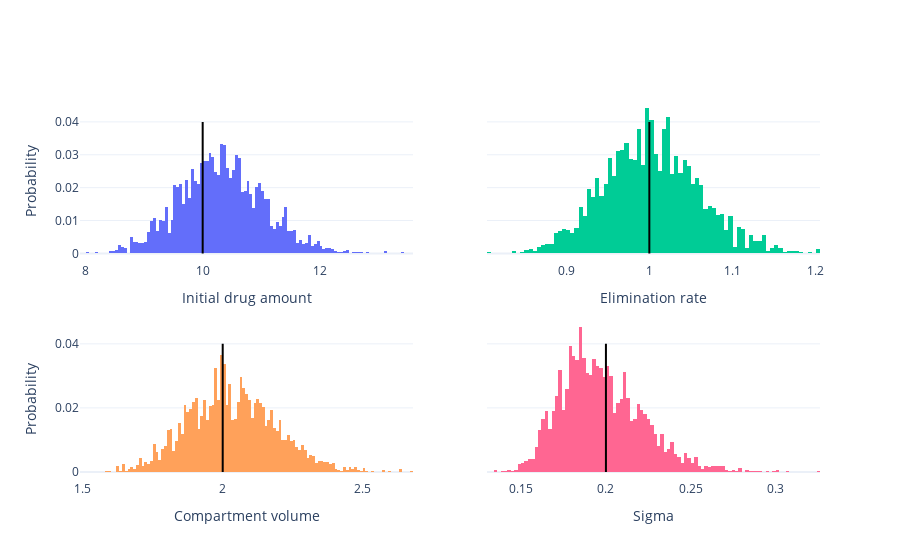

The notebook cell saved with this chart:
### Code cell
from plotly.subplots import make_subplots

# Discard warmup iterations
warmup = 3000  # This number is not arbitrary but was carefully chosen
posterior_samples = posterior_samples.sel(draw=slice(warmup, n_iterations))

# Visualise posteriors
fig = make_subplots(rows=2, cols=2, shared_yaxes=True)
fig.add_trace(
    go.Histogram(
        name='Posterior samples',
        x=posterior_samples['central.drug_amount'].values.flatten(),
        histnorm='probability',
        showlegend=False
    ),
    row=1,
    col=1
)
fig.add_trace(
    go.Scatter(
        name='Data-generating parameters',
        x=[true_parameters[0]]*2,
        y=[0, 0.04],
        mode='lines',
        line_color='black',
        showlegend=False
    ),
    row=1,
    col=1
)

fig.add_trace(
    go.Histogram(
        name='Posterior samples',
        x=posterior_samples['central.K_cl'].values.flatten(),
        histnorm='probability',
        showlegend=False
    ),
    row=1,
    col=2
)
fig.add_trace(
    go.Scatter(
        name='Data-generating parameters',
        x=[true_parameters[1]]*2,
        y=[0, 0.04],
        mode='lines',
        line_color='black',
        showlegend=False
    ),
    row=1,
    col=2
)

fig.add_trace(
    go.Histogram(
        name='Posterior samples',
        x=posterior_samples['central.V_c'].values.flatten(),
        histnorm='probability',
        showlegend=False
    ),
    row=2,
    col=1
)
fig.add_trace(
    go.Scatter(
        name='Data-generating parameters',
        x=[true_parameters[2]]*2,
        y=[0, 0.04],
        mode='lines',
        line_color='black',
        showlegend=False
    ),
    row=2,
    col=1
)

fig.add_trace(
    go.Histogram(
        name='Posterior samples',
        x=posterior_samples['Sigma'].values.flatten(),
        histnorm='probability',
        showlegend=False
    ),
    row=2,
    col=2
)
fig.add_trace(
    go.Scatter(
        name='Data-generating parameters',
        x=[true_parameters[3]]*2,
        y=[0, 0.04],
        mode='lines',
        line_color='black',
        showlegend=False
    ),
    row=2,
    col=2
)

fig.update_layout(
    xaxis_title='Initial drug amount',
    xaxis2_title='Elimination rate',
    xaxis3_title='Compartment volume',
    xaxis4_title='Sigma',
    yaxis_title='Probability',
    yaxis3_title='Probability',
    template='plotly_white'
)
fig.show()

### Figure 1 — Plotly figure (JSON) as saved in the notebook; plotly's stock layout.template omitted (floating-point values rounded to 4 significant figures; data arrays with more than 128 entries replaced by an {"elided": "..."} marker saying what was removed)
{"data": [{"histnorm": "probability", "name": "Posterior samples", "showlegend": false, "type": "histogram", "x": {"elided": "10000 float values"}, "xaxis": "x", "yaxis": "y"}, {"line": {"color": "black"}, "mode": "lines", "name": "Data-generating parameters", "showlegend": false, "type": "scatter", "x": [10, 10], "xaxis": "x", "y": [0, 0.04], "yaxis": "y"}, {"histnorm": "probability", "name": "Posterior samples", "showlegend": false, "type": "histogram", "x": {"elided": "10000 float values"}, "xaxis": "x2", "yaxis": "y2"}, {"line": {"color": "black"}, "mode": "lines", "name": "Data-generating parameters", "showlegend": false, "type": "scatter", "x": [1, 1], "xaxis": "x2", "y": [0, 0.04], "yaxis": "y2"}, {"histnorm": "probability", "name": "Posterior samples", "showlegend": false, "type": "histogram", "x": {"elided": "10000 float values"}, "xaxis": "x3", "yaxis": "y3"}, {"line": {"color": "black"}, "mode": "lines", "name": "Data-generating parameters", "showlegend": false, "type": "scatter", "x": [2, 2], "xaxis": "x3", "y": [0, 0.04], "yaxis": "y3"}, {"histnorm": "probability", "name": "Posterior samples", "showlegend": false, "type": "histogram", "x": {"elided": "10000 float values"}, "xaxis": "x4", "yaxis": "y4"}, {"line": {"color": "black"}, "mode": "lines", "name": "Data-generating parameters", "showlegend": false, "type": "scatter", "x": [0.2, 0.2], "xaxis": "x4", "y": [0, 0.04], "yaxis": "y4"}], "layout": {"xaxis": {"anchor": "y", "domain": [0, 0.45], "title": {"text": "Initial drug amount"}}, "xaxis2": {"anchor": "y2", "domain": [0.55, 1], "title": {"text": "Elimination rate"}}, "xaxis3": {"anchor": "y3", "domain": [0, 0.45], "title": {"text": "Compartment volume"}}, "xaxis4": {"anchor": "y4", "domain": [0.55, 1], "title": {"text": "Sigma"}}, "yaxis": {"anchor": "x", "domain": [0.575, 1], "title": {"text": "Probability"}}, "yaxis2": {"anchor": "x2", "domain": [0.575, 1], "matches": "y", "showticklabels": false}, "yaxis3": {"anchor": "x3", "domain": [0, 0.425], "title": {"text": "Probability"}}, "yaxis4": {"anchor": "x4", "domain": [0, 0.425], "matches": "y3", "showticklabels": false}}}
